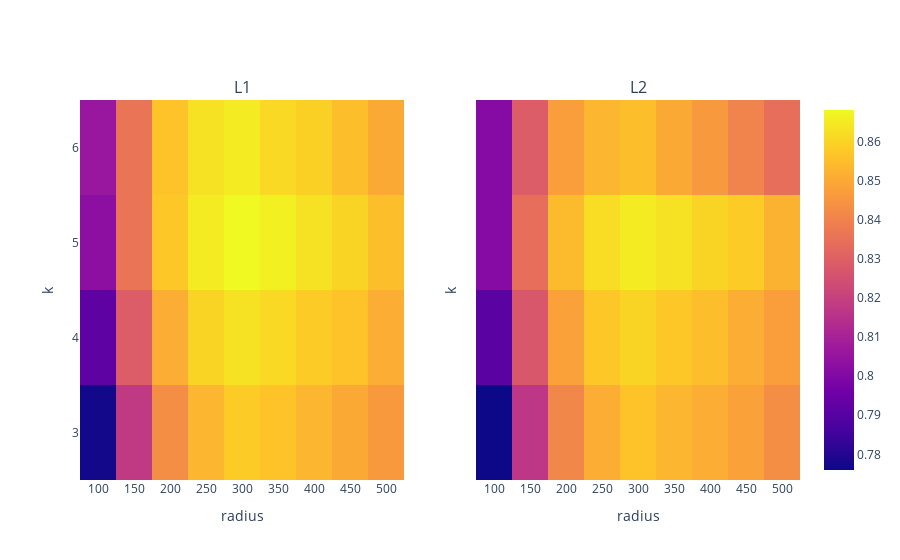

Notebook code cell kept with this figure:
### Code cell
#std_scores = pd.DataFrame(std_scores).round(3)
#std_scores.sort_index(axis=0, inplace=True)
#std_scores.sort_index(axis=1, inplace=True)

#mean_scores.drop(100, axis=1, inplace=True)
fig = make_subplots(rows=1, cols=2, shared_yaxes=True, subplot_titles=('L1', 'L2'))
fig.add_trace(go.Heatmap(z=mean_scores_L1, y = mean_scores_L1.index, x = mean_scores_L1.columns, coloraxis="coloraxis"), row=1, col=1)
fig.add_trace(go.Heatmap(z=mean_scores_L2, y = mean_scores_L2.index, x = mean_scores_L2.columns, coloraxis="coloraxis"), row=1,col=2)

fig.update_xaxes(title_text="radius", row=1, col=1, tickmode = 'array', tickvals = mean_scores_L1.columns)
fig.update_xaxes(title_text="radius", row=1, col=2, tickmode = 'array', tickvals = mean_scores_L1.columns)
fig.update_yaxes(title_text="k", tickmode = 'array', tickvals = mean_scores_L1.index)

fig.show()

#snap(fig, 'logistic_grid.pdf')

### Figure 1 — Plotly figure (JSON) as saved in the notebook; plotly's stock layout.template omitted (floating-point values rounded to 4 significant figures)
{"data": [{"coloraxis": "coloraxis", "type": "heatmap", "x": [100, 150, 200, 250, 300, 350, 400, 450, 500], "xaxis": "x", "y": [3, 4, 5, 6], "yaxis": "y", "z": [[0.777, 0.818, 0.843, 0.853, 0.858, 0.856, 0.853, 0.85, 0.846], [0.792, 0.829, 0.851, 0.86, 0.863, 0.861, 0.858, 0.856, 0.851], [0.803, 0.836, 0.857, 0.865, 0.868, 0.866, 0.863, 0.86, 0.855], [0.806, 0.836, 0.856, 0.863, 0.865, 0.861, 0.859, 0.855, 0.85]]}, {"coloraxis": "coloraxis", "type": "heatmap", "x": [100, 150, 200, 250, 300, 350, 400, 450, 500], "xaxis": "x2", "y": [3, 4, 5, 6], "yaxis": "y2", "z": [[0.776, 0.817, 0.841, 0.851, 0.856, 0.853, 0.851, 0.848, 0.843], [0.791, 0.827, 0.848, 0.857, 0.86, 0.857, 0.855, 0.851, 0.847], [0.801, 0.834, 0.854, 0.862, 0.865, 0.863, 0.86, 0.858, 0.852], [0.801, 0.829, 0.847, 0.853, 0.855, 0.85, 0.846, 0.84, 0.834]]}], "layout": {"annotations": [{"font": {"size": 16}, "showarrow": false, "text": "L1", "x": 0.225, "xanchor": "center", "xref": "paper", "y": 1, "yanchor": "bottom", "yref": "paper"}, {"font": {"size": 16}, "showarrow": false, "text": "L2", "x": 0.775, "xanchor": "center", "xref": "paper", "y": 1, "yanchor": "bottom", "yref": "paper"}], "xaxis": {"anchor": "y", "domain": [0, 0.45], "tickmode": "array", "tickvals": [100, 150, 200, 250, 300, 350, 400, 450, 500], "title": {"text": "radius"}}, "xaxis2": {"anchor": "y2", "domain": [0.55, 1], "tickmode": "array", "tickvals": [100, 150, 200, 250, 300, 350, 400, 450, 500], "title": {"text": "radius"}}, "yaxis": {"anchor": "x", "domain": [0, 1], "tickmode": "array", "tickvals": [3, 4, 5, 6], "title": {"text": "k"}}, "yaxis2": {"anchor": "x2", "domain": [0, 1], "matches": "y", "showticklabels": false, "tickmode": "array", "tickvals": [3, 4, 5, 6], "title": {"text": "k"}}}}
